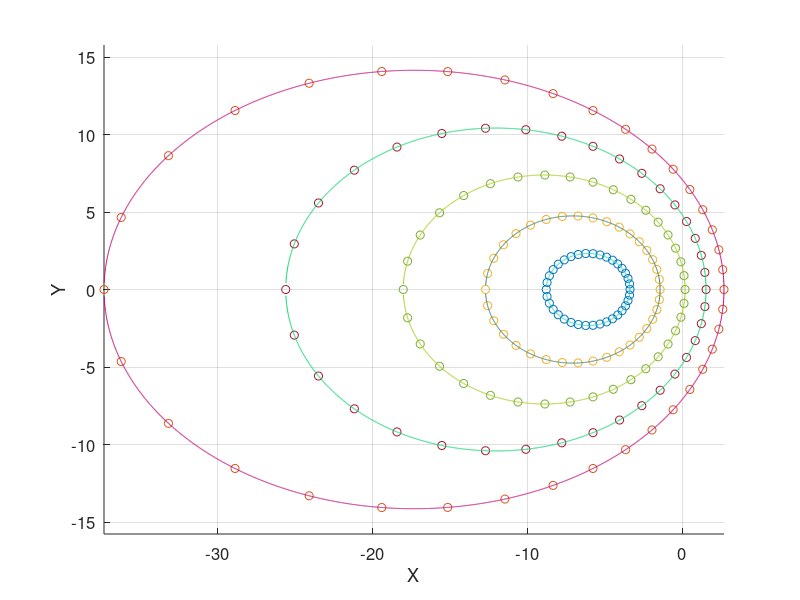
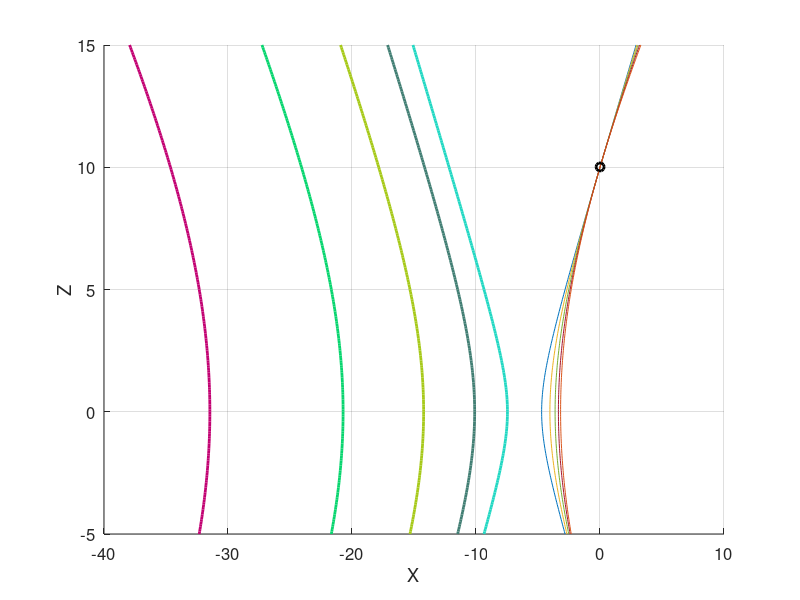
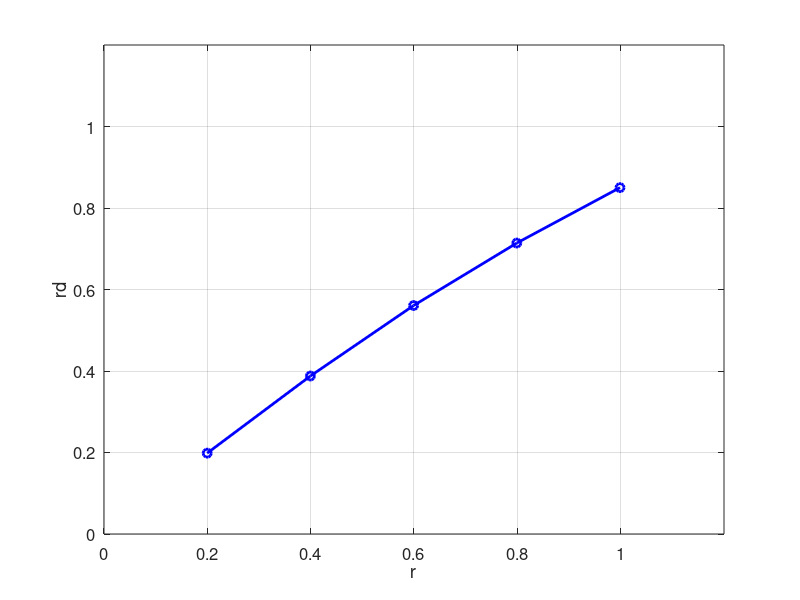

These figures' MATLAB source, in order:
function prueba_tardif()
%
% prueba del metodo de Tardif et. al.: Calibration of Cameras with Radially
% Symmetric Distortion, IEEE PAMI 2009
% simulacion partiendo de puntos distribuidos alrededor del centro de
% distorsion en circuferencias de diferentes radios (rd)

r = (0.2:0.2:1)';  %radios de los puntos sin distorsion
nrad = length(r);
f = 1;  %longitud focal de los puntos sin distorsion
kc = [-0.2, 0.05];
rd = r.*(1 + kc(1)*r.^2 + kc(2)*r.^4);  %aplica la distorsion radial
fd = f*rd./r;  %longitud focal para los puntos con distorsion

C = [0; 0; 10];  %vertice de los conos C = (X, Y=0, Z)'
theta = (0:10:350)';
npoints = length(theta);
alpha = 30;  %angulo de inclinacion de la camara con respecto al plano de referencia
R = [cosd(alpha) 0 -sind(alpha); 0 1 0; sind(alpha) 0 cosd(alpha)];
%parametros de las elipses
a = zeros(nrad,1);  b = zeros(nrad,1);  X0 = zeros(nrad,1);
rng(1);
figure(1); hold on;  grid on;
figure(2); hold on;  grid on;
for i=1:nrad
    %puntos en la imagen
    x = rd(i)*cosd(theta);  y = rd(i)*sind(theta);  z = fd(i)*ones(npoints,1);
    P = R*[x y z]';
    xr = P(1,:)';  yr = P(2,:)';  zr = P(3,:)';
    %coordenadas de los puntos proyectados al plano de referencia Z=0
    X = C(3)*xr./zr;  Y = C(3)*yr./zr;
    cx = rand(1,3);
    [a(i),b(i),X0(i),Xp,Yp] = fit_ellipse(X,Y,0.01);
    figure(1); plot(X,Y,'o',Xp,Yp,'-','color',cx);
    %coordenadas de los puntos de las hiperbolas (Xc, Yc=0, Zc)' donde se
    %encuentra C
    Zc = (-5:0.1:15)';
    Xc = sqrt((b(i)-a(i))*(b(i)*Zc.^2 + 1)/(a(i)*b(i)));
    figure(2); plot(Xc+X0(i),Zc,'-',-Xc+X0(i),Zc,'linewidth',2,'color',cx);
end
figure(1); axis('equal'); set(gca,'fontsize',12); xlabel('X');  ylabel('Y');
figure(2); set(gca,'fontsize',12); xlabel('X');  ylabel('Z');

% encuentra el vertice de los conos en la interseccion de las hiperbolas
C = find_intersection(a,b,X0);
figure(2); plot(C(1),C(3),'ko','linewidth',2);

% encuentra el radio de los puntos sin distorsion a partir de
% (fd/rd)^2 = -(b * (a*b*(X-X0)^2 + a-b) / (a * (a-b)) (ec.(7) en el articulo)
% y r/f = rd/fd
r = f * sqrt(a.*(b-a)./(b.*(a.*b.*(C(1)-X0).^2 + a - b)));
figure(3); plot(r,rd,'bo-','linewidth',2); grid on;
axis([0 1.2 0 1.2]);
xlabel('r');  ylabel('rd');
set(gca,'fontsize',12);

%==========================================================
function [a,b,X0,Xp,Yp] = fit_ellipse(X,Y,delta)
% ajusta los puntos (X,Y)' a una elipse dada por a*(X-X0)^2 + b*Y^2 = 1
% vector de parametros p = (a, b, X0)'
p0 = [1, 2, 0];
fun_ellipse = @(p) (p(1)*(X-p(3)).^2 + p(2)*Y.^2 - 1);
options = optimset('display','off');
p = lsqnonlin(fun_ellipse,p0,[],[],options);
a = p(1);  b = p(2);  X0 = p(3);
%encuentra puntos (Xp,Yp)' en la elipse
Xp = (min(X):delta:max(X))';
Yp = sqrt((1-a*(Xp-X0).^2)/b);
ind = find(imag(Yp)==0);
Xp = [Xp(ind); Xp(ind(end:-1:1))];
Yp = [Yp(ind); -Yp(ind(end:-1:1))];

%===============================================================
function C = find_intersection(a,b,X0)
% encuentra la interseccion C = (X,Y=0,Z)' de las hiperbolas dadas por
% a*b*(X-X0)^2 + b*(a-b)*Z^2 + (a-b) = 0
p0 = [10; 10];
fun_intersection = @(p) (a.*b.*(p(1)-X0).^2 + b.*(a-b).*p(2)^2 + (a-b));
options = optimset('display','off');
p = lsqnonlin(fun_intersection,p0,[],[],options);
C = [p(1); 0; p(2)];